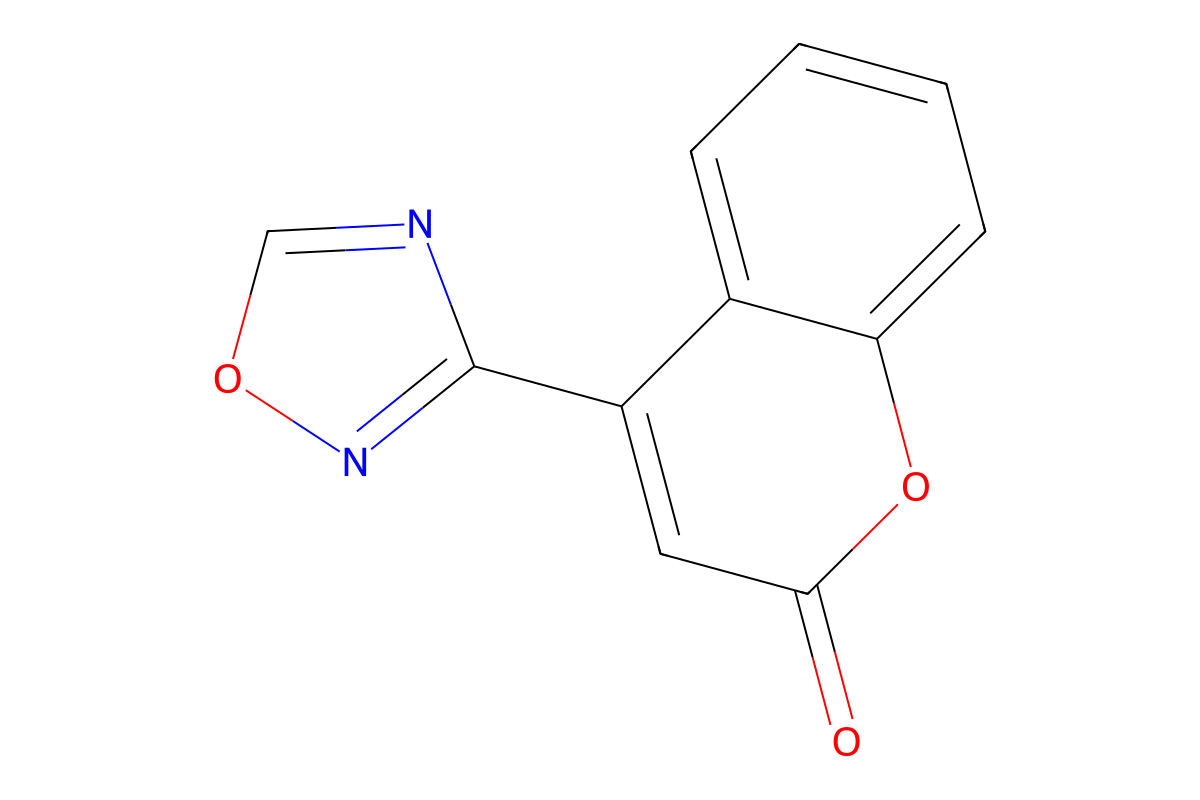
#> input picture dft/molecules/CMR_GOLD_043/mep/CMR_GOLD_043_structure_check.png, 1200 x 800 px
$ python -i 24_make_figure_7_dft_mep_main_panel.py   (imports and definitions only)
#> lines starting #> are read from the running program, lines starting #| are printed output that depends on the picture; after the words box and inside, x2 and y2 are one past the last pixel; in counts of white or black regions, pixels touching at a corner belong together
#> further down, picture is the input picture: PIL image 1200x800 RGB; mean R, G, B 253.2, 252.8, 253.1
# -*- coding: utf-8 -*-
"""
24_make_figure_7_dft_mep_main_panel.py

Generate Figure 7:
Targeted DFT/MEP diagnostic comparison of matched N = 2 coumarins.

Main-panel compounds:
A: CMR_GOLD_043 — compact N = 2 serviceable control
B: CMR_GOLD_044 — compact N = 2 serviceable control
C: CMR_GOLD_029 — polar N = 2 overestimation / high-dipole case
D: CMR_GOLD_058 — N = 2 donor-acceptor-conjugated severe overestimation case

Outputs:
- Figure_7_DFT_MEP_main_panel.png
- Figure_7_DFT_MEP_main_panel.pdf
- Figure_7_DFT_MEP_main_panel.tiff
- Figure_7_DFT_MEP_main_panel_manifest.txt

Recommended usage:
python scripts\\24_make_figure_7_dft_mep_main_panel.py ^
  --project-root "D:\\Makaleler\\coumarin-logp-working-source" ^
  --mep-dir "D:\\Makaleler\\coumarin-logp-working-source\\figures\\mep" ^
  --descriptor-csv "D:\\Makaleler\\coumarin-logp-working-source\\data\\processed\\Dataset_SXX_DFT_panel_10_descriptors.csv"
"""

from __future__ import annotations

import argparse
import re
import sys
from pathlib import Path
from typing import Dict, Optional, Tuple

import numpy as np
import pandas as pd
from PIL import Image, ImageChops
import matplotlib.pyplot as plt


# ---------------------------------------------------------------------
# 1. Figure definition
# ---------------------------------------------------------------------

COMPOUNDS = [
    "CMR_GOLD_043",
    "CMR_GOLD_044",
    "CMR_GOLD_029",
    "CMR_GOLD_058",
]

PANEL_LABELS = {
    "CMR_GOLD_043": "A",
    "CMR_GOLD_044": "B",
    "CMR_GOLD_029": "C",
    "CMR_GOLD_058": "D",
}

ROLE_LABELS = {
    "CMR_GOLD_043": "Compact N = 2 control",
    "CMR_GOLD_044": "Compact N = 2 control",
    "CMR_GOLD_029": "Polar overestimation",
    "CMR_GOLD_058": "D–A-conjugated severe case",
}

# Fallback values are taken from the current manuscript/SI context.
# Prefer a deposited descriptor CSV/XLSX for the final reproducible figure.
FALLBACK_DESCRIPTORS = {
    "CMR_GOLD_043": {
        "FM_label": "FM2",
        "N_count": 2,
        "logP_exp": 1.9500,
        "Consensus_logP": 1.78,
        "Delta_logP_consensus": +0.1700,
        "Dipole_D": 5.7832,
        "Gap_eV": 4.1157,
        "HOMO_eV": np.nan,
        "LUMO_eV": np.nan,
    },
    "CMR_GOLD_044": {
        "FM_label": "FM2",
        "N_count": 2,
        "logP_exp": 2.1200,
        "Consensus_logP": 2.15,
        "Delta_logP_consensus": -0.0300,
        "Dipole_D": 6.3502,
        "Gap_eV": 4.1451,
        "HOMO_eV": -6.6834,
        "LUMO_eV": -2.5383,
    },
    "CMR_GOLD_029": {
        "FM_label": "FM1",
        "N_count": 2,
        "logP_exp": 0.5500,
        "Consensus_logP": 2.59,
        "Delta_logP_consensus": -2.0400,
        "Dipole_D": 10.3695,
        "Gap_eV": 4.4523,
        "HOMO_eV": np.nan,
        "LUMO_eV": np.nan,
    },
    "CMR_GOLD_058": {
        "FM_label": "FM1",
        "N_count": 2,
        "logP_exp": 0.9664,
        "Consensus_logP": 6.16,
        "Delta_logP_consensus": -5.1936,
        "Dipole_D": 6.1104,
        "Gap_eV": 2.6080,
        "HOMO_eV": -4.9939,
        "LUMO_eV": -2.3859,
    },
}


# Optional: if automatic image search fails, paste exact image paths here.
# Example:
# EXPLICIT_IMAGE_FILES = {
#     "CMR_GOLD_043": r"D:\...\CMR_GOLD_043_MEP.png",
#     "CMR_GOLD_044": r"D:\...\CMR_GOLD_044_MEP.png",
#     "CMR_GOLD_029": r"D:\...\CMR_GOLD_029_MEP.png",
#     "CMR_GOLD_058": r"D:\...\CMR_GOLD_058_MEP.png",
# }
EXPLICIT_IMAGE_FILES: Dict[str, Optional[str]] = {
    "CMR_GOLD_043": None,
    "CMR_GOLD_044": None,
    "CMR_GOLD_029": None,
    "CMR_GOLD_058": None,
}


# ---------------------------------------------------------------------
# 2. Helper functions
# ---------------------------------------------------------------------

def normalise_name(text: str) -> str:
    """Normalise a column name for flexible matching."""
    return re.sub(r"[^a-z0-9]+", "", str(text).strip().lower())


COLUMN_ALIASES = {
    "Compound_ID": [
        "Compound_ID", "compound_id", "Compound", "ID", "Molecule", "Molecule_ID"
    ],
    "FM_label": [
        "FM_label", "FM", "Failure_mode", "FailureMode", "FM class", "FM_class"
    ],
    "N_count": [
        "N_count", "Ncount", "N", "Nitrogen_count", "NitrogenCount"
    ],
    "logP_exp": [
        "logP_exp", "Experimental_logP", "exp_logP", "logP experimental", "logPexp"
    ],
    "Consensus_logP": [
        "Consensus_logP", "consensus_logP", "SwissADME_consensus",
        "logP_consensus", "Consensus"
    ],
    "Delta_logP_consensus": [
        "Delta_logP_consensus", "delta_logP_consensus", "ΔlogP_consensus",
        "Consensus_error", "Error_consensus", "delta_consensus",
        "logP_exp_minus_consensus", "Exp_minus_Pred_consensus"
    ],
    "Dipole_D": [
        "Dipole_D", "Dipole", "Dipole_moment_D", "DipoleMoment_D",
        "dipole_debye", "mu_D", "μ_D"
    ],
    "Gap_eV": [
        "Gap_eV", "HOMO_LUMO_gap_eV", "HL_gap_eV", "DeltaE_HL_eV",
        "HOMO-LUMO gap", "Egap_eV"
    ],
    "HOMO_eV": [
        "HOMO_eV", "E_HOMO_eV", "HOMO", "HOMO_energy_eV"
    ],
    "LUMO_eV": [
        "LUMO_eV", "E_LUMO_eV", "LUMO", "LUMO_energy_eV"
    ],
}


# [105 lines left out: functions find_column, read_descriptor_table, load_descriptors, candidate_descriptor_path, not called in this run]


def trim_whitespace(img: Image.Image, tolerance: int = 12, margin: int = 12) -> Image.Image:
    """
    Trim excess white/transparent margins from an image.
    Keeps a small margin to avoid cutting rendered molecule edges.
    """
#> called with tolerance = 12, margin = 12
    img = img.convert("RGBA")

    # Alpha-based trim if transparency exists
    alpha = np.array(img.getchannel("A"))
#> alpha: shape (800, 1200); every value is 255
    if np.any(alpha < 255):
        mask = alpha > tolerance
    else:
        bg = Image.new("RGBA", img.size, (255, 255, 255, 255))
#> bg: PIL image 1200x800 RGBA; every value is 255
        diff = ImageChops.difference(img, bg).convert("L")
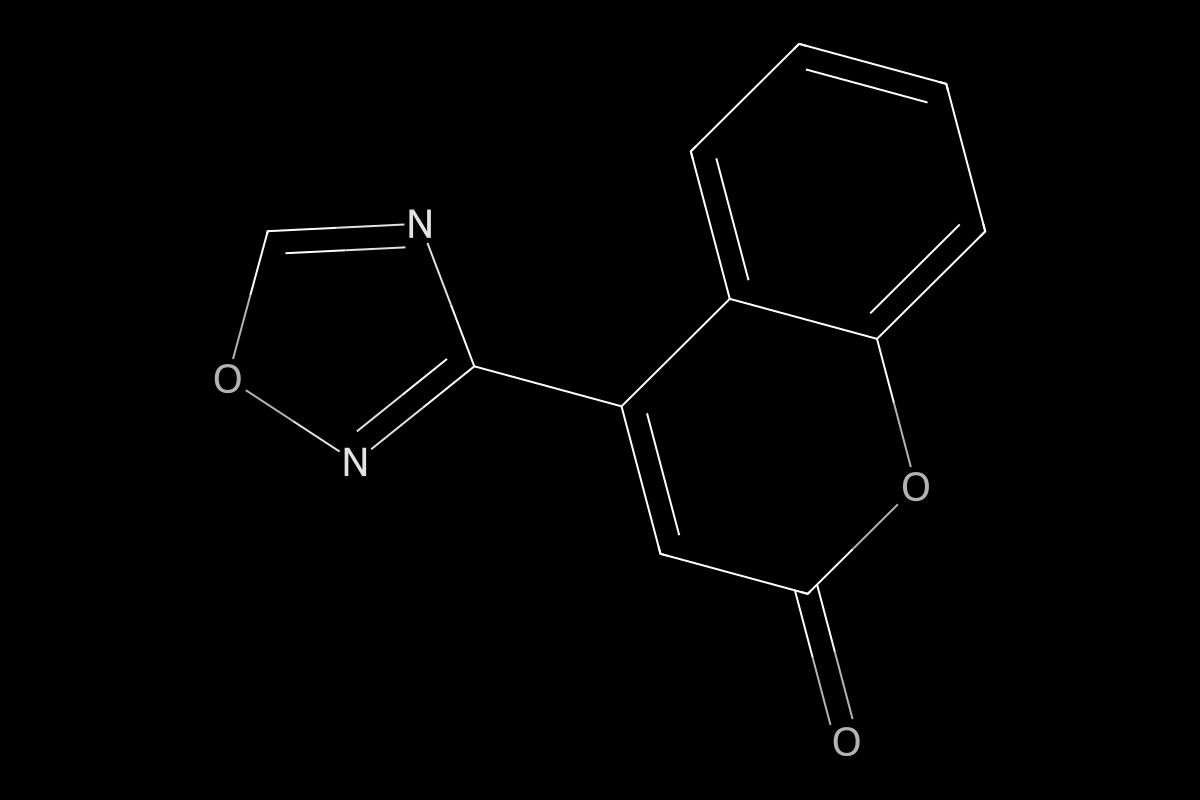
#> diff: PIL image 1200x800 L; min 0, max 255, mean 2.1
        mask = np.array(diff) > tolerance
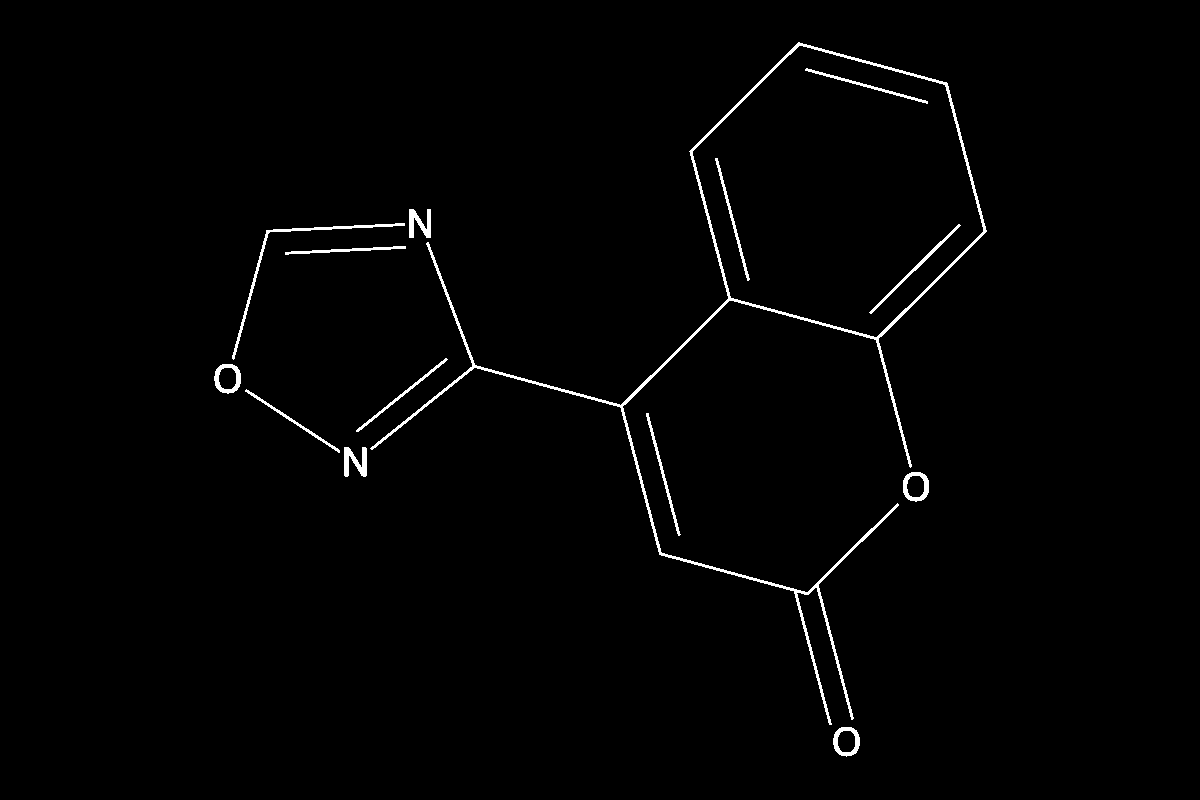
#> mask: shape (800, 1200) bool; 1.2% white; 14 white regions, largest, box (x1, y1, x2, y2) and area: (370, 42, 987, 725) 6790, (232, 223, 405, 360) 781, (344, 447, 367, 477) 406

    if not np.any(mask):
        return img

    ys, xs = np.where(mask)
#> ys = 11913 values from 42 to 756; xs = 11913 values, max 986 at index 2852, min 214 at index 6494, mean 656.6
    left = max(int(xs.min()) - margin, 0)
#> left = 202
    right = min(int(xs.max()) + margin, img.size[0])
#> right = 998
    top = max(int(ys.min()) - margin, 0)
#> top = 30
    bottom = min(int(ys.max()) + margin, img.size[1])
#> bottom = 768

    return img.crop((left, top, right, bottom))
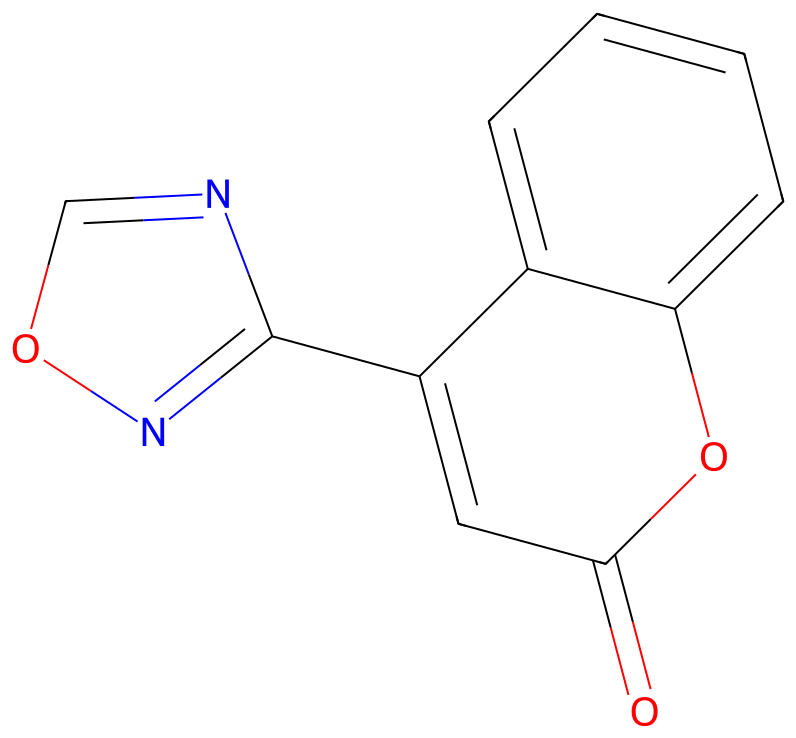
#> returned value: PIL image 796x738 RGBA; mean R, G, B, A 252.1, 251.4, 252, 255


# [340 lines left out: functions find_mep_image, fmt_float, descriptor_text, save_tiff, make_figure, parse_args and 1 more, not called in this run]


# [2 lines not run here, left out]

>>> from PIL import Image
>>> picture = Image.open('../../dft/molecules/CMR_GOLD_043/mep/CMR_GOLD_043_structure_check.png')
>>> result = trim_whitespace(picture)

$ run again, on dft/molecules/CMR_GOLD_029/mep/CMR_GOLD_029_MEP_common_scale.png
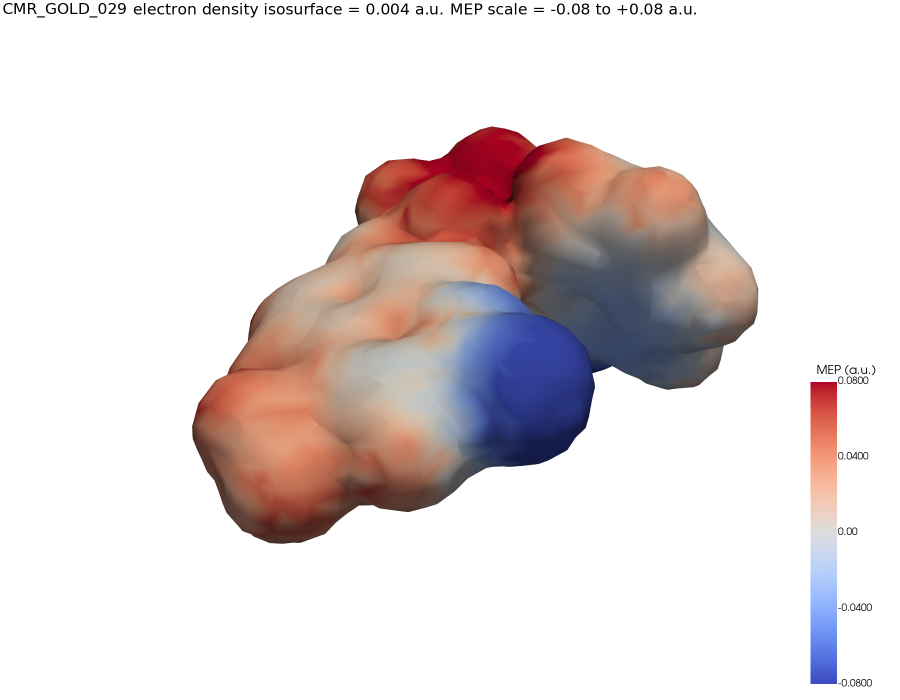
#> input picture dft/molecules/CMR_GOLD_029/mep/CMR_GOLD_029_MEP_common_scale.png, 1800 x 1400 px (shown at 1/2 size)
#> picture is the input picture: PIL image 1800x1400 RGB; mean R, G, B 228.1, 219.4, 219.4
#> alpha: shape (1400, 1800); every value is 255
#> bg: PIL image 1800x1400 RGBA; every value is 255
#> in trim_whitespace, `mask = np.array(diff) > tolerance`:
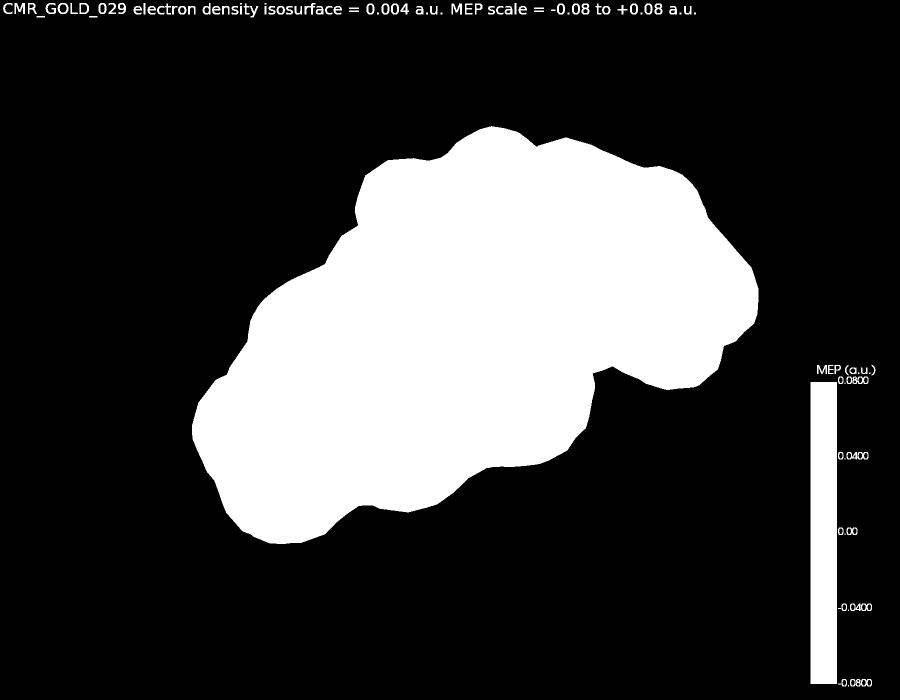
#> mask: shape (1400, 1800) bool (shown at 1/2 size); 24.5% white; 103 white regions (18 under 20 px), largest, box (x1, y1, x2, y2) and area: (384, 252, 1517, 1088) 571470, (1621, 764, 1674, 1368) 32012, (1693, 753, 1737, 768) 361
#> left = 0
#> right = 1762
#> top = 0
#> bottom = 1384
#> in trim_whitespace, `return img.crop((left, top, right, bottom))`:
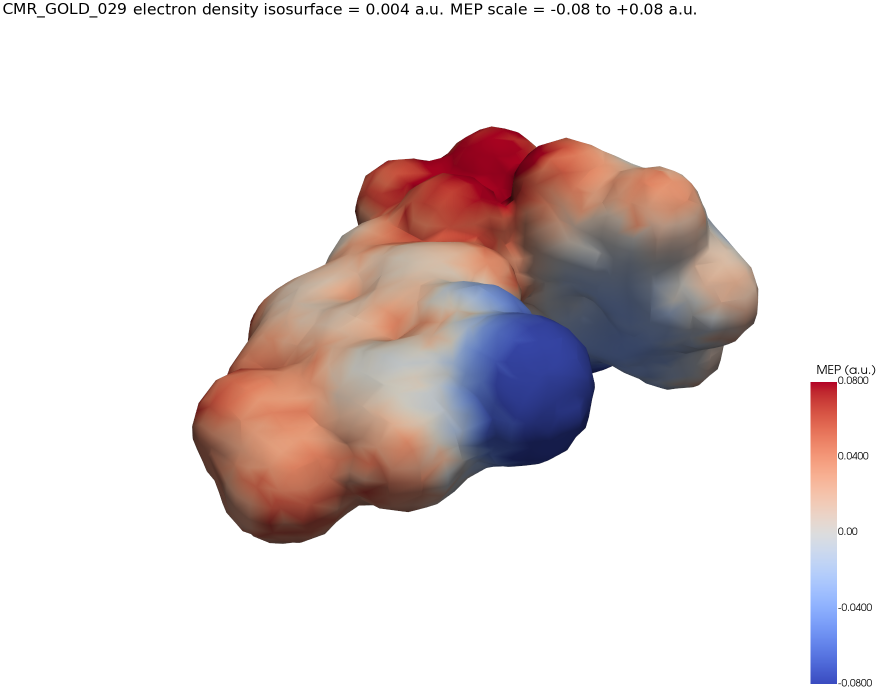
#> returned value: PIL image 1762x1384 RGBA (shown at 1/2 size); mean R, G, B, A 227.2, 218.2, 218.2, 255

$ run again, on dft/molecules/CMR_GOLD_058/mep/CMR_GOLD_058_structure_check.png
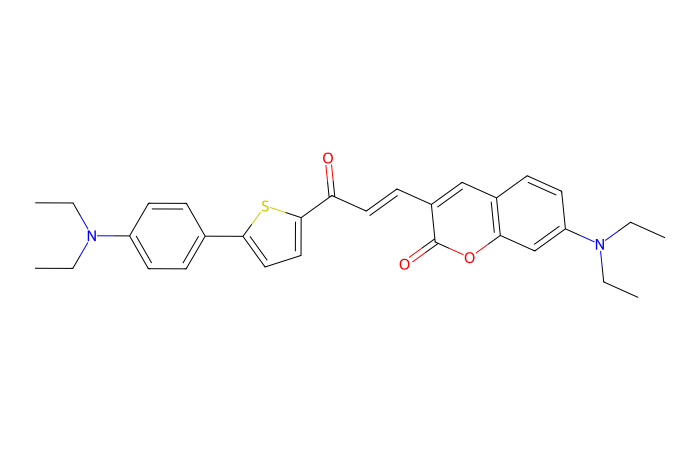
#> input picture dft/molecules/CMR_GOLD_058/mep/CMR_GOLD_058_structure_check.png, 1400 x 900 px (shown at 1/2 size)
#> picture is the input picture: PIL image 1400x900 RGB; mean R, G, B 253.6, 253.4, 253.5
#> alpha: shape (900, 1400); every value is 255
#> bg: PIL image 1400x900 RGBA; every value is 255
#> in trim_whitespace, `mask = np.array(diff) > tolerance`:
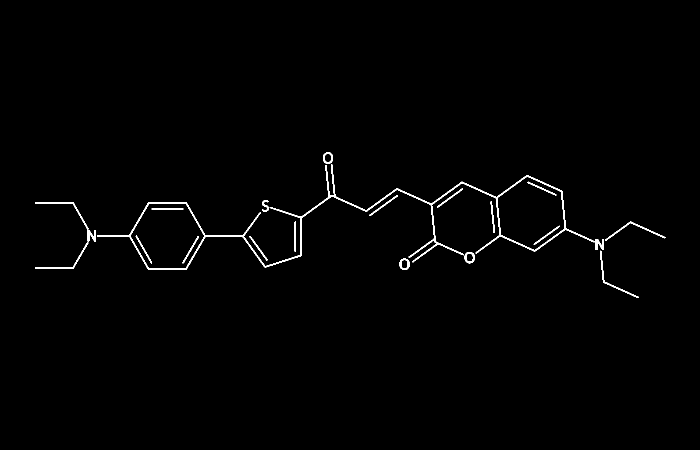
#> mask: shape (900, 1400) bool (shown at 1/2 size); 0.93% white; 21 white regions, largest, box (x1, y1, x2, y2) and area: (194, 329, 1190, 539) 6940, (70, 404, 177, 459) 410, (1210, 443, 1331, 482) 410
#> ys = 11671 values from 305 to 595; xs = 11671 values, max 1330 at index 7103, min 70 at index 2434, mean 705.5
#> left = 58
#> right = 1342
#> top = 293
#> bottom = 607
#> in trim_whitespace, `return img.crop((left, top, right, bottom))`:
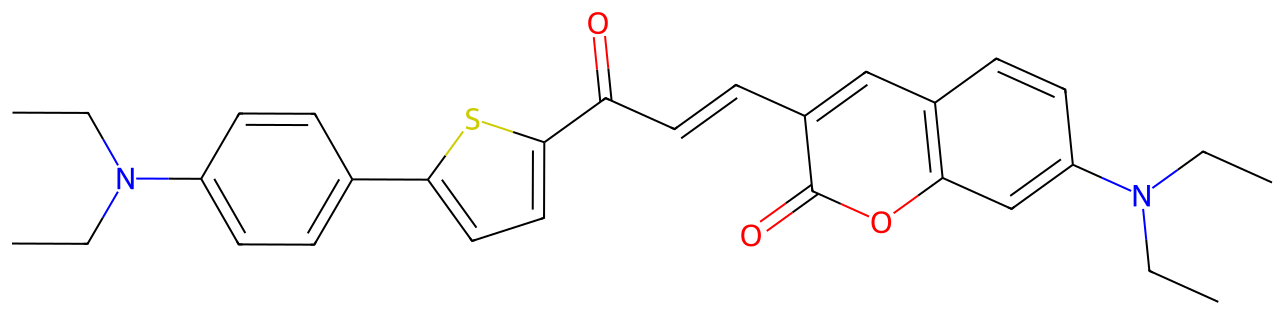
#> returned value: PIL image 1284x314 RGBA; mean R, G, B, A 250.6, 250, 250.4, 255
